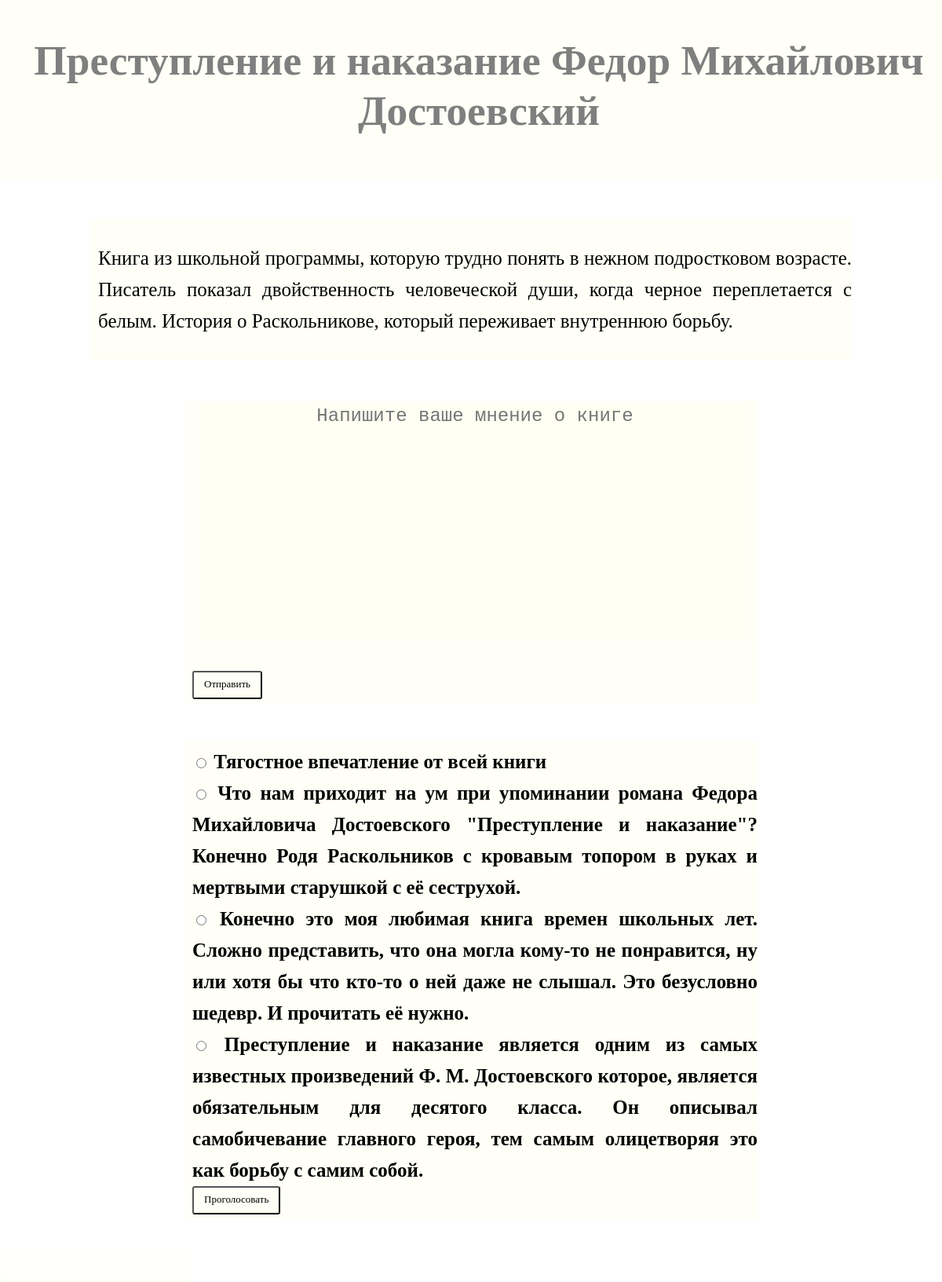
The page /bks/16/vote/ on the database its author committed.
### bks/models.py (models this page shows, shortened)
class Book(models.Model):
    book_title=models.CharField(max_length=200)
    pub_date=models.DateTimeField('date published')
    book_description = models.CharField(max_length=1000)
    book_author = models.CharField(max_length=200)

class Opinion(models.Model):
    book=models.ForeignKey(Book, on_delete=models.CASCADE)
    opinion_text=models.CharField(max_length=200)
    votes = models.IntegerField(default=0)

### bks/views.py (the view)
# urls.py: path('<int:book_id>/vote/', views.vote, name='vote'),
def vote(request, book_id):
    book = get_object_or_404(Book, pk=book_id)
    try:
        selected_opinion = book.opinion_set.get(pk=request.POST['opinion'])
    except (KeyError, Opinion.DoesNotExist):
        return render(request, 'bks/book.html', {
        'book': book,
        'error_message': "You didn't select a choice.",
})
    else:
        selected_opinion.votes += 1
        selected_opinion.save()
    return HttpResponseRedirect(reverse('bks:results', args=(book.id,)))

### bks/templates/bks/book.html (shortened to what this page needs)
{% load static %}
<link rel="stylesheet" type="text/css" href="{% static 'bks/main3.css' %}">
<div class="pageheader">
<h1>{{ book.book_title }} {{book.book_author}}</h1>
</div>
<div class="layer1">
<p style="color:black;">{{ book.book_description}}</a></p>
</div>
<form action="{% url 'bks:book_by_id' book.id %}" method="POST">
<textarea name="text" maxlength="4096" rows="10" cols="80" placeholder="Напишите ваше мнение о книге">{{ opinion_text }}</textarea>
<br/>
<input type="submit" value="Отправить"></input>
</form>
<form action="{% url 'bks:vote' book.id %}" method="post">
{% if book.opinion_set.all%}
{% for opinion in book.opinion_set.all %}
<input type="radio" name="opinion" id="opinion{{ forloop.counter }}" value="{{ opinion.id }}">
<label for="opinion{{ forloop.counter }}" style="color: black;"><strong>{{ opinion.opinion_text }}</strong></label><br>
{% endfor %}
{% else %}
<p style="color: black;"><strong>Пока мнение никто не оставил, вы можете стать первым!</strong></p>
{% endif %}
<input type="submit" value="Проголосовать">
</form>
<div><a href="{%url 'bks:index'%}" class="button7">Вернуться к просмотру книг</a></div>

### bks/static/bks/main3.css (style rules this page uses)
.pageheader { background-color: #FFFFF0; margin-top: 0; padding:10px 10px 20px 30px; filter:alpha(opacity=60); -moz-opacity:0.5; opacity: 0.5; width:auto; }
.pageheader h1, .pageheader h1 a, .pageheader h1 a:visited, .pageheader h1 a:active { font-family: Georgia, serif; color: #000000; font-size: 40pt; text-decoration: none; text-align: center; }
h1,h2,h3 { line-height:1.2; text-align: center; }
a { color: #000000; font-family: 'Tahoma'; text-decoration: none; }
form { background: rgba(255, 255, 240, 0.5); width:60%; margin: 50 auto; padding: 5px; padding-right:0px; line-height:1.6; padding-left: 10px; text-align: justify; }
.layer1 { background: rgba(255, 255, 240, 0.5); width:80%; margin: 50 auto; padding: 5px; padding-right:0px; line-height:1.6; padding-left: 10px; text-align: justify; }
a.button7 { font-weight: 500; color: white; text-decoration: none; font-family: 'Tahoma'; font-size: 17px; padding: .5em 1em calc(.5em + 3px); border-radius: 3px; background: rgba(255, 255, 240, 0.3); box-shadow: 0 -3px rgba(255, 255, 240,0.7) inset; transition: 0.2s; }
input[type="submit"] { font-weight: 500; color: black; text-decoration: none; font-family: 'Tahoma'; font-size: 13px; padding: .5em 1em calc(.5em + 3px); border-radius: 3px; background: rgba(255, 255, 240, 0.1); box-shadow: 0 -3px rgba(255, 255, 240,0.7) inset; transition: 0.2s; }
textarea { outline: none; resize: none; display:block; width:700px; height:300px; margin:0 auto; border:none; font-size:18pt; text-align:center; background:rgba(255, 255, 240,0.5); color:black; }

### rows shown on the page
Book: book_title "Преступление и наказание", book_author "Федор Михайлович Достоевский", book_description "Книга из школьной программы, которую трудно понять в нежном подростковом возрасте. Писатель показал двойственность человеческой души, когда черное переплетается с белым. История о Раскольникове, который переживает внутреннюю борьбу."
Opinion: opinion_text "Тягостное впечатление от всей книги"
Opinion: opinion_text "Что нам приходит на ум при упоминании романа Федора Михайловича Достоевского \"Преступление и наказание\"? Конечно Родя Раскольников с кровавым топором в руках и мертвыми старушкой с её сеструхой."
Opinion: opinion_text "Конечно это моя любимая книга времен школьных лет. Сложно представить, что она могла кому-то не понравится, ну или хотя бы что кто-то о ней даже не слышал. Это безусловно шедевр. И прочитать её нужно."
Opinion: opinion_text "Преступление и наказание является одним из самых известных произведений Ф. М. Достоевского которое, является обязательным для десятого класса. Он описывал самобичевание главного героя, тем самым олицетворяя это как борьбу с самим собой."
